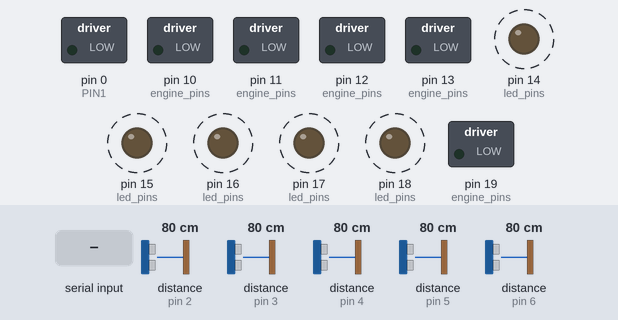
Simulated run of this sketch. Board: Arduino Uno, built with avr-gcc and run on an emulated ATmega328P. Shown: switched loads named in the sketch (green lamp = pin HIGH), output pins drawn as LEDs (lit = HIGH). Dashed ring = blinking. The test bench sets the inputs (shaded band); at power-on: distance to the obstacle (sensors on pin 2, pin 3, pin 4, pin 5, pin 6) 80 cm. The echo pulse lasts 58.3 µs per cm; pins used as bus, display or sensor lines are not drawn.

Above: at 5.7 s.
5.8 s: distance to the obstacle (sensor on pin 2) set to 35 cm
At 5.98 s:
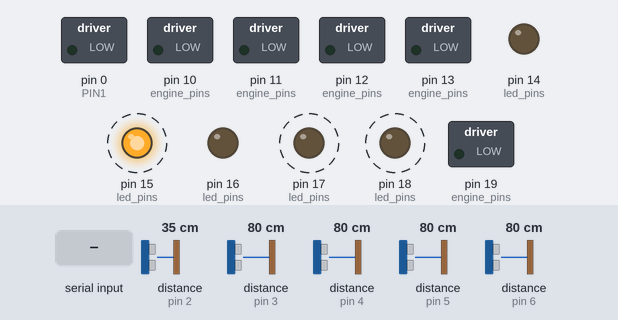
8.8 s: distance to the obstacle (sensor on pin 3) set to 2 cm
At 8.89 s:
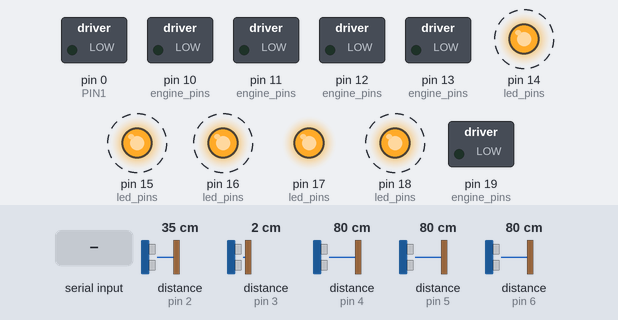
11.8 s: distance to the obstacle (sensor on pin 4) set to 2 cm
14.8 s: distance to the obstacle (sensor on pin 5) set to 9 cm
At 14.94 s:
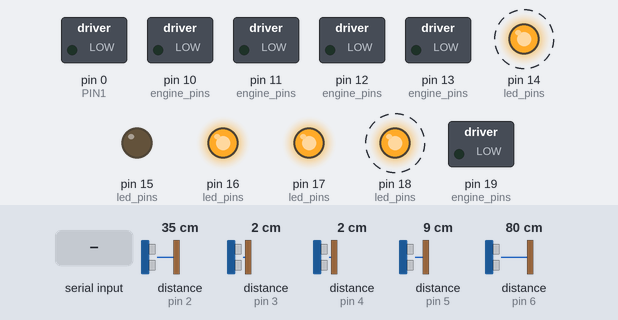
17.8 s: distance to the obstacle (sensor on pin 6) set to 2 cm
20.8 s: "d" received over the second serial link
At 21.34 s:
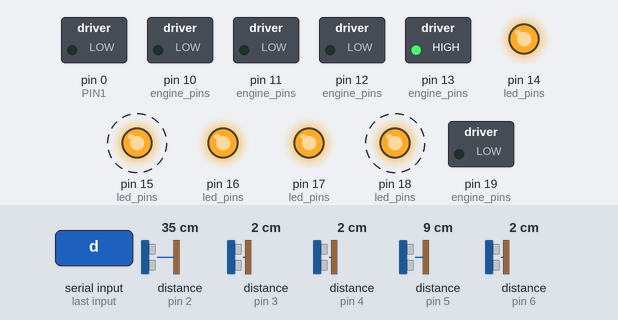
Timing chart, 0 to 24.8 s (numbered marks = the images above; inputs shaded):
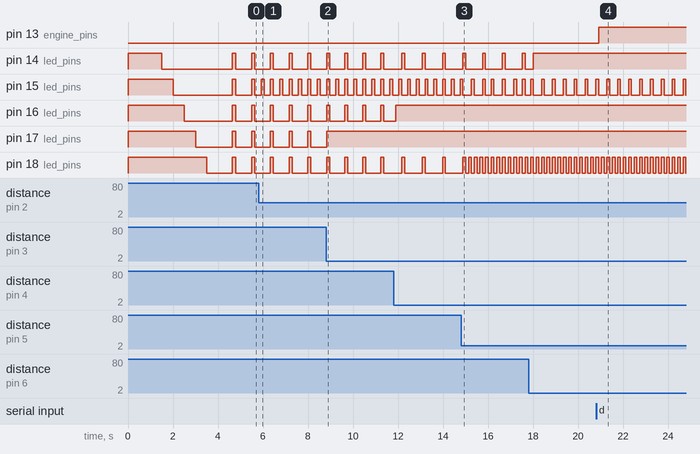

The sketch:

r8.ino
```cpp
/*
  Check all components of the R8

  Components:
    Led
    Motor 1
    Motor 2
    SR_04 1
    SR_04 2
    SR_04 3

  by Peter König

*/

#include <SoftwareSerial.h>
#include "BlinkLeds.h"
#include "Sr04.h"
#include "Engine.h"


// SETUP LEDs
#define FRONT_RIGHT  0
#define RIGHT  1
#define BACK 2
#define LEFT 3
#define FRONT_LEFT 4
int led_pins[5] = {14, 15, 16, 17, 18};
BlinkLeds leds(led_pins);

// SETUP SR04
int sr04_pins[5][2] = {
  { 7, 6},
  { 7, 2},
  { 7, 4},
  { 7, 3},
  { 7, 5}
};
Sr04 sr04(sr04_pins);
int distances[5];

// SETUP ENGINE
int engine_pins[2][3] = {
  //Motor1 (Steer)
    {0, 19 , 11  },
  //Motor2 (Accellerate)
    { 12, 13, 10  }
};
Engine engine(engine_pins);

// SETUP BLUETOOTH
#define maxMessage 32
#define timeout 50
byte message[maxMessage];
int btTxd = 8;
int btRxd = 9;
SoftwareSerial hc06(btTxd, btRxd);

byte readWithTimeout(){
  long startTime = millis();
  while(startTime+timeout > millis() ){
    if (hc06.available() > 0 ) {
      return hc06.read();
    }
  }
}

void sendSensorData(){
  for (int s =0; s<5;s++){
    hc06.write(distances[s]);
  }
}

void processRcMessage(){
  byte cmd = readWithTimeout();
  if(char(cmd) =='d') {sendSensorData();}
  if(char(cmd) =='a') {processAccelleration();}
  if(char(cmd) =='s') {processSteering();}
}

void processMessage(){

  int i=0;
  byte c = hc06.read();

  if (char(c)==':'){
    processRcMessage();
  }

}

int targetSpeed;
void processAccelleration(){
  targetSpeed = readWithTimeout()-1;
}

int targetSteer;
void processSteering(){
  targetSteer = readWithTimeout()-1;
}


void sensorUpdate(){


  //sr04.sr04GetDistance(distances);
  for (int s=0; s<5; s++){
    distances[s] = sr04.sr04GetDistance(s);
    //sr04.sr04GetDistance(s)
    leds.setFrequency(s, sr04.durationToFrequency(distances[s]));
  }

  leds.turnOnOff();
}


// the setup function runs once when you press reset or power the board
void setup() {
  engine.initPins();
  leds.initPins();
  sr04.initPins();
  hc06.begin(9600);

 // engine.testAccelleration();
 // engine.testSteering();
}

boolean stuck = false;
void checkIfStuck(){

  if (distances[FRONT_LEFT] <10 || distances[FRONT_RIGHT] < 10 || distances[BACK] <10 || stuck){
    targetSpeed = 0;
    targetSteer = GO_AHEAD;
    stuck=true;
    engine.steer(0);
    engine.accellerate(0);
    leds.emergency();
  }
}


// the loop function runs over and over again forever
void loop() {
  sensorUpdate();
  //checkIfStuck();


  if (hc06.available() > 0 ) {
      processMessage();
      engine.steer(targetSteer);
      engine.accellerate(targetSpeed*V_MAX);
   }


 //stateToSerial();
/*
 engine.steer(targetSteer);
 engine.accellerate(targetSpeed);
*/


}
```

BlinkLeds.cpp
```cpp
/*
  BlinkLeds.cpp
  Created by Peter K.
  Released into the public domain.
*/

#include "Arduino.h"
#include "BlinkLeds.h"

BlinkLeds::BlinkLeds(int pins[LED_COUNT])
{
  for(int i=0; i <LED_COUNT; i++){
     _pins[i] = pins[i];
  }

}

void BlinkLeds::emergency(){
  for (int i = 0; i < LED_COUNT; i++ ) {
    digitalWrite(_pins[i], HIGH);
  }
  delay(50);
  for (int i = 0; i < LED_COUNT; i++ ) {
    digitalWrite(_pins[i], LOW);
  }
}

void BlinkLeds::turnOnOff() {
  for (int i = 0; i < LED_COUNT; i++ ) {
    // turn on
    if (millis() > _ledActivationMillis[i] + _frequencyOn[i]){
      digitalWrite(_pins[i], HIGH);
      _ledActivationMillis[i] = millis();
    }

    // turn off
    if (digitalRead(_pins[i]) && millis() > _ledActivationMillis[i] + _durationOn){
      digitalWrite(_pins[i], LOW);

    }
  }
}


void BlinkLeds::initPins() {
  for (int i=0; i< LED_COUNT; i++){
    pinMode(_pins[i], OUTPUT);
    digitalWrite(_pins[i], HIGH);

   }

   // Startup countdown
   delay(1000);
   for (int i=0; i< LED_COUNT; i++){
        delay(500);
        digitalWrite(_pins[i], LOW);
   }
   delay(1000);

}

void BlinkLeds::setFrequency(int pin, int frequencyOn) {
  _frequencyOn[pin] = frequencyOn;
}
```

BlinkLeds.h
```cpp
/*
  BlinkLeds.h
  Created by Peter K.
  Released into the public domain.
*/
#ifndef R8led_h
#define flashing Morse code.

#include "Arduino.h"

#define LED_COUNT 5

class BlinkLeds
{
  public:
    BlinkLeds(int led[LED_COUNT]);
    void turnOnOff();
    void initPins();
    void setFrequency(int pin, int frequency);
    void emergency();


  private:
    int _pins[LED_COUNT];
    int _frequencyOn[LED_COUNT] = {500,500,500};
    long _ledActivationMillis[LED_COUNT];
    int _durationOn = 50;

};

#endif
```

Engine.cpp
```cpp
/*
  Engine.cpp
  Created by Peter K.
  Released into the public domain.
*/

#include "Arduino.h"
#include "Engine.h"

Engine::Engine(int engines[ENGINE_COUNT][3])
{
  for(int i=0; i <ENGINE_COUNT; i++){
    _engines[i][PIN1]=engines[i][PIN1];
    _engines[i][PIN2]=engines[i][PIN2];
    _engines[i][PIN_PWM]=engines[i][PIN_PWM];
  }

}

void Engine::initPins() {
  for (int i=0; i< ENGINE_COUNT; i++){
    pinMode(_engines[i][PIN1], OUTPUT);
    pinMode(_engines[i][PIN2], OUTPUT);
    pinMode(_engines[i][PIN_PWM], OUTPUT);
    analogWrite(_engines[i][PIN_PWM], 0);
   }
}


void Engine::testSteering(){
  // Steering Test

  steer(TURN_LEFT);
  accellerate(V_MAX);delay(500);
  accellerate(0);delay(500);
  accellerate(0);delay(500);

  steer(TURN_RIGHT);
  accellerate(-V_MAX);delay(500);
  accellerate(0);delay(500);
  accellerate(0);delay(500);


}

void Engine::testAccelleration(){

  accellerate(V_MAX);delay(500);
  accellerate(0);delay(500);
  accellerate(0);delay(500);
  accellerate(0);delay(500);
  accellerate(-V_MAX);delay(500);
  accellerate(0);delay(500);
  accellerate(0);delay(500);
  accellerate(0);delay(250);
}


void Engine::_setOpposite(int activePin, int inactivePin){
  digitalWrite(activePin, HIGH);
  digitalWrite(inactivePin, LOW);
}

void Engine::accellerate(int pwmSpeed){

  if (pwmSpeed <0){
    _setOpposite(_engines[ACCELLERATION][PIN1], _engines[ACCELLERATION][PIN2]);
  } else {
    _setOpposite(_engines[ACCELLERATION][PIN2], _engines[ACCELLERATION][PIN1]);
  }

  int pwmLimited=pwmSpeed;
  // Limit accelleration
  if (pwmSpeed > V_MAX) {pwmLimited=V_MAX;}
  if (pwmSpeed < -V_MAX) {pwmLimited=-V_MAX;}

  if( _currentAccelleration - pwmLimited  > MAX_D_V) { pwmLimited=_currentAccelleration - MAX_D_V;}
  if( _currentAccelleration - pwmLimited  < -MAX_D_V) { pwmLimited=_currentAccelleration + MAX_D_V;}
  _currentAccelleration=pwmLimited;
  analogWrite(_engines[ACCELLERATION][PIN_PWM], abs(pwmLimited));
}

void Engine::steer(int steerDirection){
  switch(steerDirection){
    case (TURN_RIGHT):
      _setOpposite(_engines[STEER][PIN1], _engines[STEER][PIN2]);
      analogWrite(_engines[STEER][PIN_PWM], 200);
      break;
    case (TURN_LEFT):
      _setOpposite(_engines[STEER][PIN2], _engines[STEER][PIN1]);
      analogWrite(_engines[STEER][PIN_PWM], 200);
      break;
    default:
      analogWrite(_engines[STEER][PIN_PWM], 0);
      digitalWrite(_engines[STEER][PIN1], LOW);
      digitalWrite(_engines[STEER][PIN2], LOW);
      break;
  }
}
```

Engine.h
```cpp
/*
  Engine.h
  Created by Peter K.
  Released into the public domain.
*/
#ifndef Engine_h
#define Engine_h

#include "Arduino.h"

#define ENGINE_COUNT 2
#define PIN1 0
#define PIN2 1
#define PIN_PWM 2
#define STEER 0
#define ACCELLERATION 1
#define V_MAX 125
#define MAX_D_V 200
#define TURN_LEFT -1
#define TURN_RIGHT 1
#define GO_AHEAD 0


class Engine
{
  public:
    Engine(int engines[ENGINE_COUNT][3]);
    void initPins();
    // pwm_speed -255 (Vmax backwards) to +255 (Vmax foreward)
    void accellerate(int pwm_speed);
    void steer(int steerDirection);
    void testSteering();
    void testAccelleration();


  private:
    int _engines[ENGINE_COUNT][3];
    int _currentAccelleration=0;
    void _setOpposite(int activePin, int inactivePin);


};

#endif
```

Sr04.cpp
```cpp
/*
  Sr04.cpp
  Created by Peter K.
  Released into the public domain.
*/
#include "Arduino.h"
#include "Sr04.h"


Sr04::Sr04(int sensors[SENSOR_COUNT][2])
{
  for(int i=0; i <SENSOR_COUNT; i++){
    _sensors[i][TRIGGER]=sensors[i][TRIGGER];
    _sensors[i][ECHO]=sensors[i][ECHO];
  }

}

//  SR04 pinMode initialization
void Sr04::initPins() {
    for (int i=0; i< SENSOR_COUNT; i++){
    pinMode(_sensors[i][TRIGGER], OUTPUT);
    pinMode(_sensors[i][ECHO], INPUT);
   }
}

int Sr04::durationToFrequency(int duration) {
  if (duration == 0){
    return 10000;
  }else {
    return map(duration, 1, 100, 50, 1000);
  }
}


void Sr04::_sr04SendTrigger(int pin){
  digitalWrite(pin, LOW);
  delayMicroseconds(5);
  digitalWrite(pin, HIGH);
  delayMicroseconds(10);
  digitalWrite(pin, LOW);
}


// ToDo: Test
void Sr04::sr04GetDistance(int *buf, unsigned long timeout) {

  int sensors_measured = 0;
  int _default = timeout *0.034/2;

  boolean is_high[SENSOR_COUNT];

  SENSOR_LOOP(
    buf[sensor] = _default;
    is_high[sensor] = false;
  )

  _sr04SendTrigger(_sensors[0][TRIGGER]);

  unsigned long timeout_start = micros();
  unsigned long start_measurement;

  while( !(IS_TIMEOUT) && sensors_measured < SENSOR_COUNT ){
     // Catch high
     SENSOR_LOOP(
      if (!is_high[sensor] && digitalRead(_sensors[sensor][ECHO]) ){
        start_measurement=micros();
        is_high[sensor]=true;
      }
      // Catch low
      if (is_high[sensor] && buf[sensor] == _default && !digitalRead(_sensors[sensor][ECHO])){
        buf[sensor] = (micros() - start_measurement)*0.034/2;
        sensors_measured++;
      }
     )
  }

  delay(_sleep);

}


int Sr04::sr04GetDistance(int sensor, unsigned long timeout) {
  _sr04SendTrigger(_sensors[sensor][TRIGGER]);
  int pulseDuration = pulseIn(_sensors[sensor][ECHO], HIGH, timeout);
  delay(_sleep);
  if (pulseDuration==0){
    pulseDuration = timeout;
  }
  return round(pulseDuration *0.034/2);

}
```

Sr04.h
```cpp
/*
  Sr04.h
  Created by Peter K.
  Released into the public domain.
*/
#ifndef Sr04_h
#define Sr04_h

#include "Arduino.h"

#define SENSOR_COUNT 5
#define TRIGGER 0
#define ECHO 1
#define SPEED_OF_SOUND_M_MSEC 0.343
#define MIN_DISTANCE_BETWEEN_MEASUREMENTS_M 8
#define MAX_DISTANCE_METER 2
#define IS_TIMEOUT micros() > timeout_start + timeout
#define SENSOR_LOOP(cmd) for (int sensor = 0; sensor < SENSOR_COUNT; sensor++){ \
    cmd \
  }

class Sr04
{
  public:
    Sr04(int sensors[SENSOR_COUNT][2]);
    int sr04GetDistance(int sensor, unsigned long timeout = 2 * round( MAX_DISTANCE_METER/ SPEED_OF_SOUND_M_MSEC)*1000);
    void sr04GetDistance(int *buf, unsigned long timeout = 2 * round( MAX_DISTANCE_METER/ SPEED_OF_SOUND_M_MSEC)*1000);
    void initPins();
    int durationToFrequency(int duration);

  private:
    int _sensors[SENSOR_COUNT][2];
    void _sr04SendTrigger(int pin);
    int _durationOn = 50;
    int _sleep = MIN_DISTANCE_BETWEEN_MEASUREMENTS_M / SPEED_OF_SOUND_M_MSEC;

};

#endif
```

Measured:
- after the input at 5.8 s, pin 15 (led_pins): alternates HIGH for 0.14 s and LOW for 0.28 s, starting after 0.11 s
- after the input at 8.8 s, pin 17 (led_pins): goes on until 8.8 s, then stays HIGH
- after the input at 14.8 s, pin 18 (led_pins): alternates HIGH for 0.13 s and LOW for 0.13 s, starting after 0.33 s
- after the input at 20.8 s, pin 13 (engine_pins): LOW → HIGH after 0.12 s
- by itself, pin 17 (led_pins): alternates HIGH for 0.14 s and LOW for 0.69 s
- by itself, pin 18 (led_pins): alternates HIGH for 0.13 s and LOW for 0.78 s
